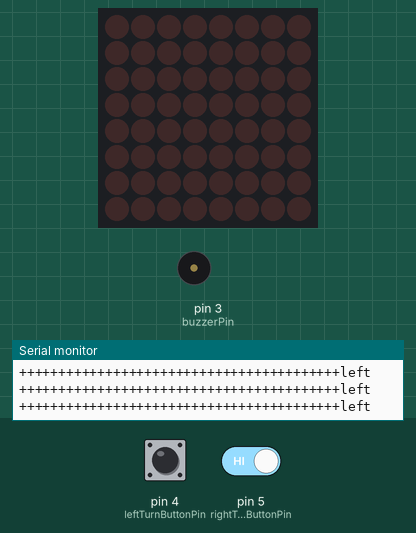
Simulated run of this sketch. Board: Arduino Uno, built with avr-gcc and run on an emulated ATmega328P. On the bench: 8×8 LED matrix, buzzer (waves = sounding), the last lines printed to the serial monitor. The inputs (shaded band) are chosen by the test bench; at power-on: pin 4 (leftTurnButtonPin) HIGH, pin 5 (rightTurnButtonPin) HIGH.

Above: at 1.2 s.
1.3 s: pin 4 (leftTurnButtonPin) pulled LOW for 0.15 s
4.4 s: pin 4 (leftTurnButtonPin) pulled LOW for 3.2 s
9.1 s: pin 4 (leftTurnButtonPin) driven LOW and pin 5 (rightTurnButtonPin) driven LOW
At 9.7 s:
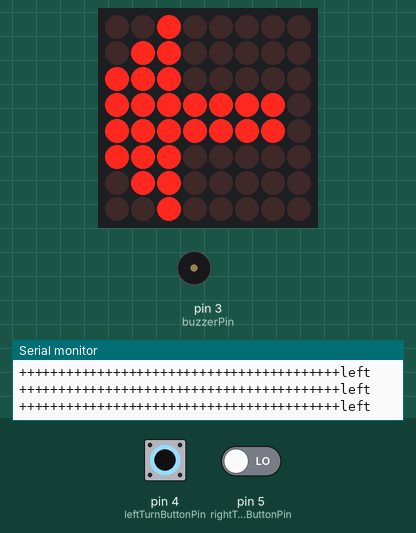
10.9 s: pin 5 (rightTurnButtonPin) driven HIGH
13.9 s: pin 5 (rightTurnButtonPin) driven LOW
At 13.9 s:
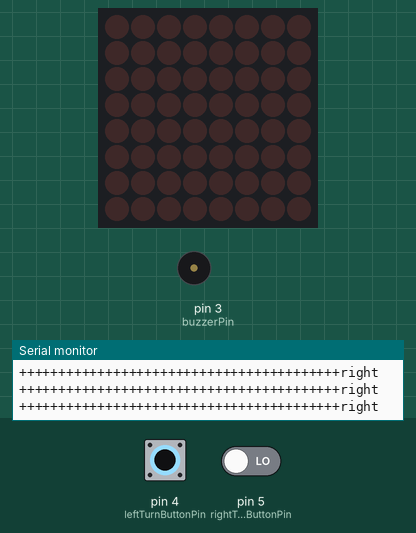
15.4 s: pin 4 (leftTurnButtonPin) driven HIGH
At 15.8 s:
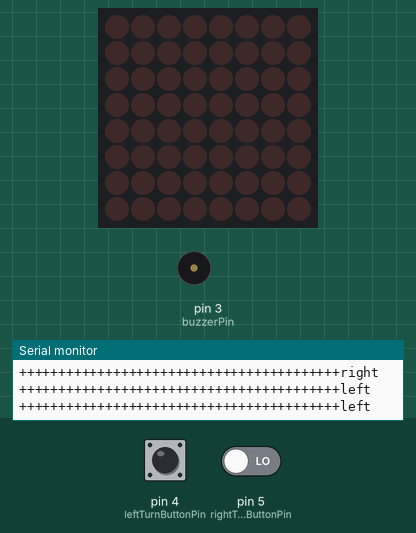
Timing chart, 0 to 19.0 s (numbered marks = the images above; inputs shaded):
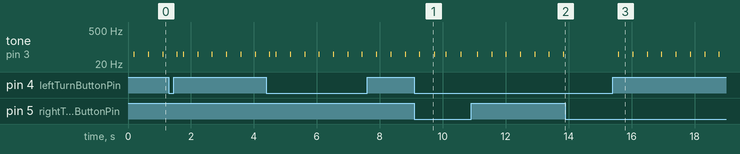

Measured:
- after the input at 9.1 s, the display: first differs from a run without the input after 0.18 s (image 1 shows a later state)
- after the input at 13.9 s, tone on pin 3 (buzzerPin): stops changing and stays silent
- after the input at 15.4 s, tone on pin 3 (buzzerPin): alternates 50 Hz for 0.02 s and silent for 0.44 s, starting after 0.18 s; the display: first changes after 0.15 s (image 3 shows a later state)
- what the display in image 3 shows lasts 0.4 s, from 15.6 s to 16.0 s

The sketch:

turn-signal-for-bike.ino
```cpp
/*
   LED Matrix Sprite Generator: http://embed.plnkr.co/3VUsekP3jC5xwSIQDVHx/preview
   LedControl lib: https://github.com/wayoda/LedControl

   Schema can be viewed at https://www.tinkercad.com/things/crQYEKlflZ1-turn-signal-for-bike/editel
*/
#include <LedControl.h>

const int arrowMarqueStepsCount = 16;
bool isTurningLeft = false;
bool isTurningRight = false;

const int leftTurnButtonPin = 4;
const int rightTurnButtonPin = 5;

const int buzzerPin = 3;

// (DATA IN, CLK, LOAD(CS), count of attached MAX72XX)
const int dataInPin = 12;
const int csPin = 11;
const int clkPin = 10;
const int max72XXCount = 1;
LedControl ledCtrl = LedControl(dataInPin, clkPin, csPin, max72XXCount);
byte leftArrowAnimation[arrowMarqueStepsCount][8] = {
  {B00000000, B00000000, B00000000, B00000001, B00000001, B00000000, B00000000, B00000000},
  {B00000000, B00000000, B00000001, B00000011, B00000011, B00000001, B00000000, B00000000},
  {B00000000, B00000001, B00000011, B00000111, B00000111, B00000011, B00000001, B00000000},
  {B00000001, B00000011, B00000111, B00001111, B00001111, B00000111, B00000011, B00000001},
  {B00000010, B00000110, B00001110, B00011111, B00011111, B00001110, B00000110, B00000010},
  {B00000100, B00001100, B00011100, B00111111, B00111111, B00011100, B00001100, B00000100},
  {B00001000, B00011000, B00111000, B01111111, B01111111, B00111000, B00011000, B00001000},
  {B00010000, B00110000, B01110000, B11111111, B11111111, B01110000, B00110000, B00010000},
  {B00100000, B01100000, B11100000, B11111110, B11111110, B11100000, B01100000, B00100000},
  {B01000000, B11000000, B11000000, B11111100, B11111100, B11000000, B11000000, B01000000},
  {B10000000, B10000000, B10000000, B11111000, B11111000, B10000000, B10000000, B10000000},
  {B00000000, B00000000, B00000000, B11110000, B11110000, B00000000, B00000000, B00000000},
  {B00000000, B00000000, B00000000, B11100000, B11100000, B00000000, B00000000, B00000000},
  {B00000000, B00000000, B00000000, B11000000, B11000000, B00000000, B00000000, B00000000},
  {B00000000, B00000000, B00000000, B10000000, B10000000, B00000000, B00000000, B00000000},
  {B00000000, B00000000, B00000000, B00000000, B00000000, B00000000, B00000000, B00000000},
};
byte rightArrowAnimation[arrowMarqueStepsCount][8] = {
  {B00000000, B00000000, B00000000, B10000000, B10000000, B00000000, B00000000, B00000000},
  {B00000000, B00000000, B10000000, B11000000, B11000000, B10000000, B00000000, B00000000},
  {B00000000, B10000000, B11000000, B11100000, B11100000, B11000000, B10000000, B00000000},
  {B10000000, B11000000, B11100000, B11110000, B11110000, B11100000, B11000000, B10000000},
  {B01000000, B01100000, B01110000, B11111000, B11111000, B01110000, B01100000, B01000000},
  {B00100000, B00110000, B00111000, B11111100, B11111100, B00111000, B00110000, B00100000},
  {B00010000, B00011000, B00011100, B11111110, B11111110, B00011100, B00011000, B00010000},
  {B00001000, B00001100, B00001110, B11111111, B11111111, B00001110, B00001100, B00001000},
  {B00000100, B00000110, B00000111, B01111111, B01111111, B00000111, B00000110, B00000100},
  {B00000010, B00000011, B00000011, B00111111, B00111111, B00000011, B00000011, B00000010},
  {B00000001, B00000001, B00000001, B00011111, B00011111, B00000001, B00000001, B00000001},
  {B00000000, B00000000, B00000000, B00001111, B00001111, B00000000, B00000000, B00000000},
  {B00000000, B00000000, B00000000, B00000111, B00000111, B00000000, B00000000, B00000000},
  {B00000000, B00000000, B00000000, B00000011, B00000011, B00000000, B00000000, B00000000},
  {B00000000, B00000000, B00000000, B00000001, B00000001, B00000000, B00000000, B00000000},
  {B00000000, B00000000, B00000000, B00000000, B00000000, B00000000, B00000000, B00000000}
};

void setup() {
  //Begin Serial communication at a baudrate of 9600 - for testing purpose:
  Serial.begin(9600);
  Serial.println("Started!");

  ledCtrl.shutdown(0, false);
  ledCtrl.setIntensity(0, 1); //medium brightness
  clearDisplayFor(ledCtrl);

  pinMode(leftTurnButtonPin, INPUT_PULLUP);
  pinMode(rightTurnButtonPin, INPUT_PULLUP);
}

void loop() {
  if (isTurningLeft)
    displaySymbol(leftArrowAnimation);
  else if (isTurningRight)
    displaySymbol(rightArrowAnimation);
  else
    clearDisplayFor(ledCtrl);

  // button precessed
  if (digitalRead(leftTurnButtonPin) == HIGH) {
    Serial.println("+++++++++++++++++++++++++++++++++++++++++left");
    if (isTurningLeft) {
      clearDisplayFor(ledCtrl);
      isTurningLeft = false;
      delay(250);
    } else {
      isTurningRight = false;
      isTurningLeft = true;
      delay(150);
    }
  }
  else if (digitalRead(rightTurnButtonPin) == HIGH) {
    Serial.println("+++++++++++++++++++++++++++++++++++++++++right");
    if (isTurningRight) {
      clearDisplayFor(ledCtrl);
      isTurningRight = false;
      delay(250);
    } else {
      isTurningLeft = false;
      isTurningRight = true;
      delay(150);
    }
  }

  //TODO: add check for time. if turn signal is on more than a minute automatically turn it off
  //  delay(150);
}

/*
   Show given image. in my case given arrow
*/
void displaySymbol(byte symbols[arrowMarqueStepsCount][8]) {
  for (int s = 0; s < arrowMarqueStepsCount; s++) {
    for (int i = 0; i < 8; i++) {
      ledCtrl.setRow(0, i, symbols[s][i]);
    }

    delay(30);
    if (s % 9 == 0)
      tone(buzzerPin, 50);
    delay(20);
    noTone(buzzerPin);

    // Clearing dots
    for (int i = 0; i < 8; i++) {
      ledCtrl.setRow(0, i, 0);
    }

    if (digitalRead(leftTurnButtonPin) == HIGH || digitalRead(rightTurnButtonPin) == HIGH) {
      delay(1);
      break;
    }
  }

  noTone(buzzerPin);
}

void clearDisplayFor(LedControl ledControl) {
  ledControl.clearDisplay(0);
}

void turnSignalVoice() {
  tone(buzzerPin, 50);
  delay(20);
  noTone(buzzerPin);
  delay(500);
  tone(buzzerPin, 50);
}
```
